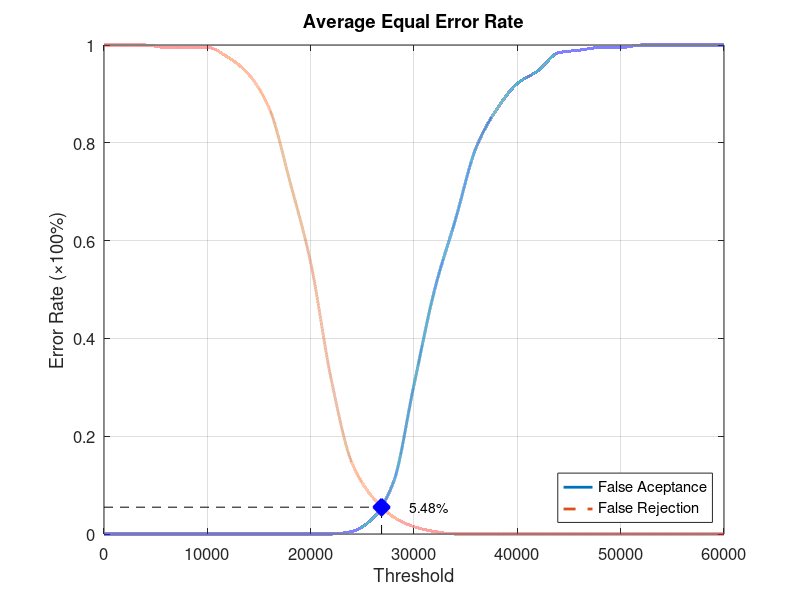
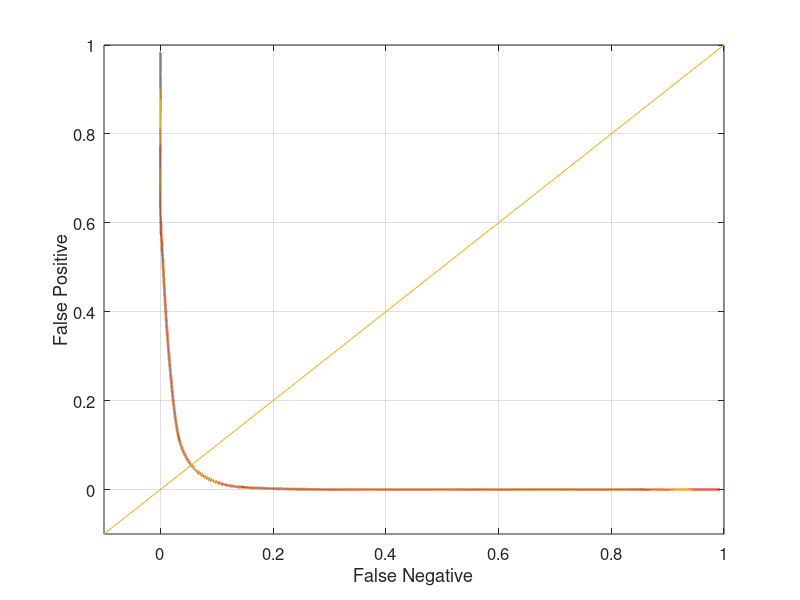

The MATLAB source for these figures, in order:
function yEER = Database5_2
close all;
clear;
clc;
x = 0:2000:60000;
xq = 0:0.5:60000;

y0 = [0 0 0 0 0 0 0 0 0 0 0 0 0.00526316 0.0315789 0.105263 0.305263 0.5 0.642105 0.789474 0.868421 0.921053 0.947368 0.984211 0.989474 0.994737 0.994737 1 1 1 1 1];
yy0 = interp1(x, y0, xq, 'pchip');
y1 = [1 1 1 0.995 0.995 0.995 0.975 0.94 0.87 0.72 0.555 0.315 0.145 0.075 0.035 0.015 0.005 0 0 0 0 0 0 0 0 0 0 0 0 0 0];
yy1 = interp1(x, y1, xq, 'pchip');

% Calculating EER: 
y2 = abs(y0 - y1);
find(y2 == min(y2))
yy2 = abs(yy0 - yy1);
xEER = find(yy2 == min(yy2));
xEERIndex = xq(xEER) % X-axis EER
yEER = yy0(xEER) % Y-axis EER

main = figure
plot(xq, yy0,'-','LineWidth', 2);	hold on
plot(xq, yy1,'--','LineWidth', 2);	hold on
plot([xEERIndex xEERIndex], [0 yEER], 'k--');	hold on
plot([0 xEERIndex], [yEER yEER], 'k--');	hold on
plot(xEERIndex, yEER, 'bx', 'LineWidth', 10);	hold on
text(xEERIndex + 10 * xEERIndex / 100, yEER, [num2str(round((10000 * yEER)) / 100) '%'])
legend('False Aceptance', 'False Rejection', 'Location', 'SouthEast')
xlabel('Threshold')
ylabel('Error Rate (\times100%)')
title('Average Equal Error Rate')
set(gca, 'FontSize', 12)
axis([0 60000 0 1])
grid on

print(main, 'Database5_2Main', '-dpng');
FNRxFPR = figure('Color', [1 1 1]);
plot(yy1, yy0, '-', yy1, yy0, 'LineWidth', 2);
hold on
y = -0.1:0.1:1
plot(y, y); 
set(gca, 'FontSize', 12)
xlabel('False Negative')
ylabel('False Positive')
axis([-0.1 1 -0.1 1])
set(gca, 'FontSize', 12)
grid on

print(FNRxFPR, 'Database5_2FNRxFPR','-dpng');
end
